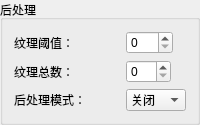
             <widget class="QGroupBox" name="groupBox_23">
              <property name="title">
               <string>后处理</string>
              </property>
              <layout class="QGridLayout" name="gridLayout_25">
               <item row="0" column="0">
                <widget class="QLabel" name="label_71">
                 <property name="text">
                  <string>纹理阈值：</string>
                 </property>
                </widget>
               </item>
               <item row="0" column="1">
                <widget class="QSpinBox" name="spinBox_post_tex_th">
                 <property name="sizePolicy">
                  <sizepolicy hsizetype="Maximum" vsizetype="Fixed">
                   <horstretch>0</horstretch>
                   <verstretch>0</verstretch>
                  </sizepolicy>
                 </property>
                 <property name="minimumSize">
                  <size>
                   <width>45</width>
                   <height>22</height>
                  </size>
                 </property>
                 <property name="maximum">
                  <number>255</number>
                 </property>
                </widget>
               </item>
               <item row="1" column="0">
                <widget class="QLabel" name="label_72">
                 <property name="text">
                  <string>纹理总数：</string>
                 </property>
                </widget>
               </item>
               <item row="1" column="1">
                <widget class="QSpinBox" name="spinBox_post_tex_sum_th">
                 <property name="sizePolicy">
                  <sizepolicy hsizetype="Maximum" vsizetype="Fixed">
                   <horstretch>0</horstretch>
                   <verstretch>0</verstretch>
                  </sizepolicy>
                 </property>
                 <property name="minimumSize">
                  <size>
                   <width>45</width>
                   <height>22</height>
                  </size>
                 </property>
                 <property name="maximum">
                  <number>9</number>
                 </property>
                </widget>
               </item>
               <item row="2" column="0">
                <widget class="QLabel" name="label_73">
                 <property name="text">
                  <string>后处理模式：</string>
                 </property>
                </widget>
               </item>
               <item row="2" column="1">
                <widget class="QComboBox" name="comboBox_post_mode">
                 <property name="sizePolicy">
                  <sizepolicy hsizetype="Minimum" vsizetype="Fixed">
                   <horstretch>0</horstretch>
                   <verstretch>0</verstretch>
                  </sizepolicy>
                 </property>
                 <property name="minimumSize">
                  <size>
                   <width>60</width>
                   <height>22</height>
                  </size>
                 </property>
                 <item>
                  <property name="text">
                   <string>关闭</string>
                  </property>
                 </item>
                 <item>
                  <property name="text">
                   <string>打开</string>
                  </property>
                 </item>
                </widget>
               </item>
              </layout>
             </widget>
